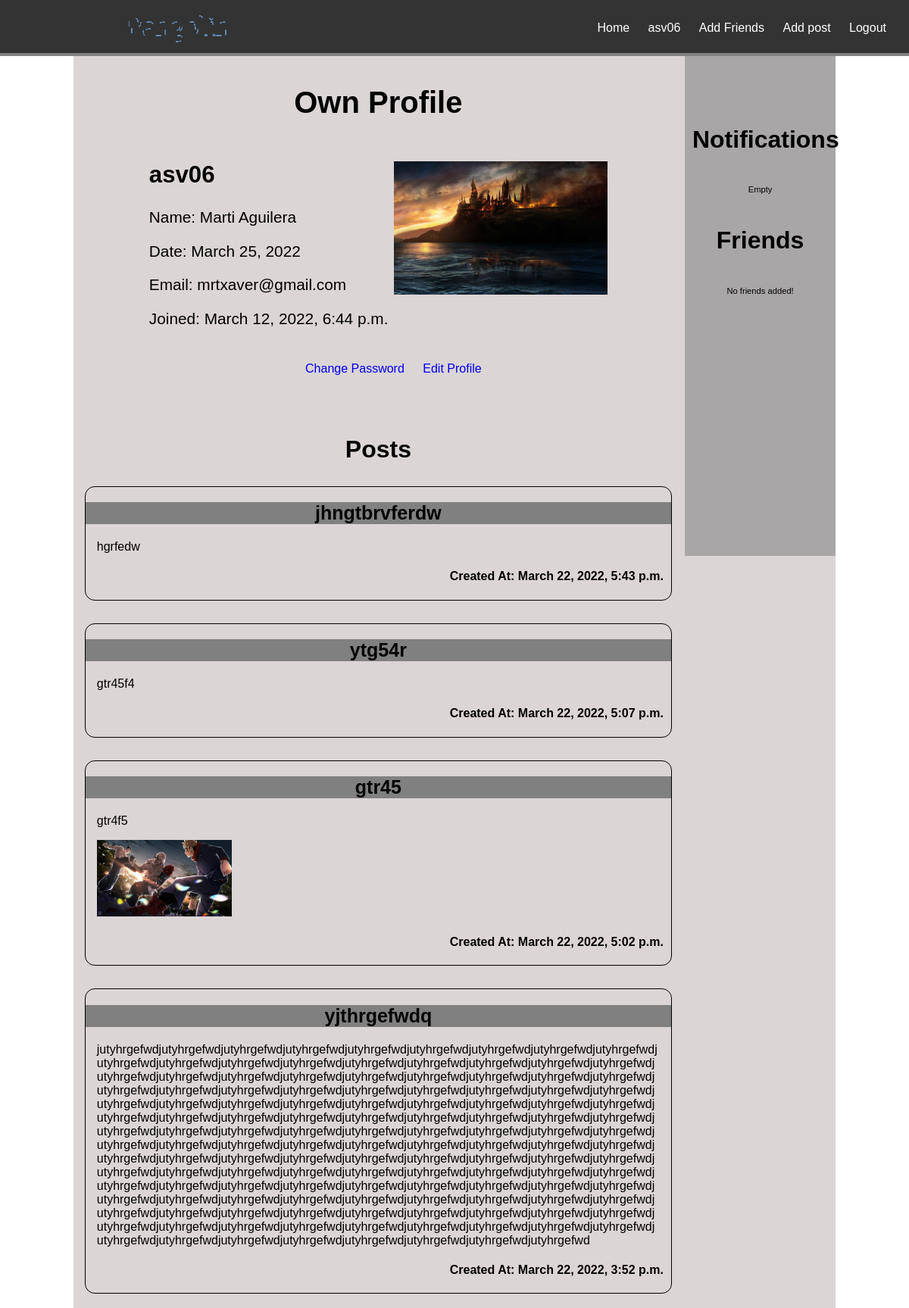
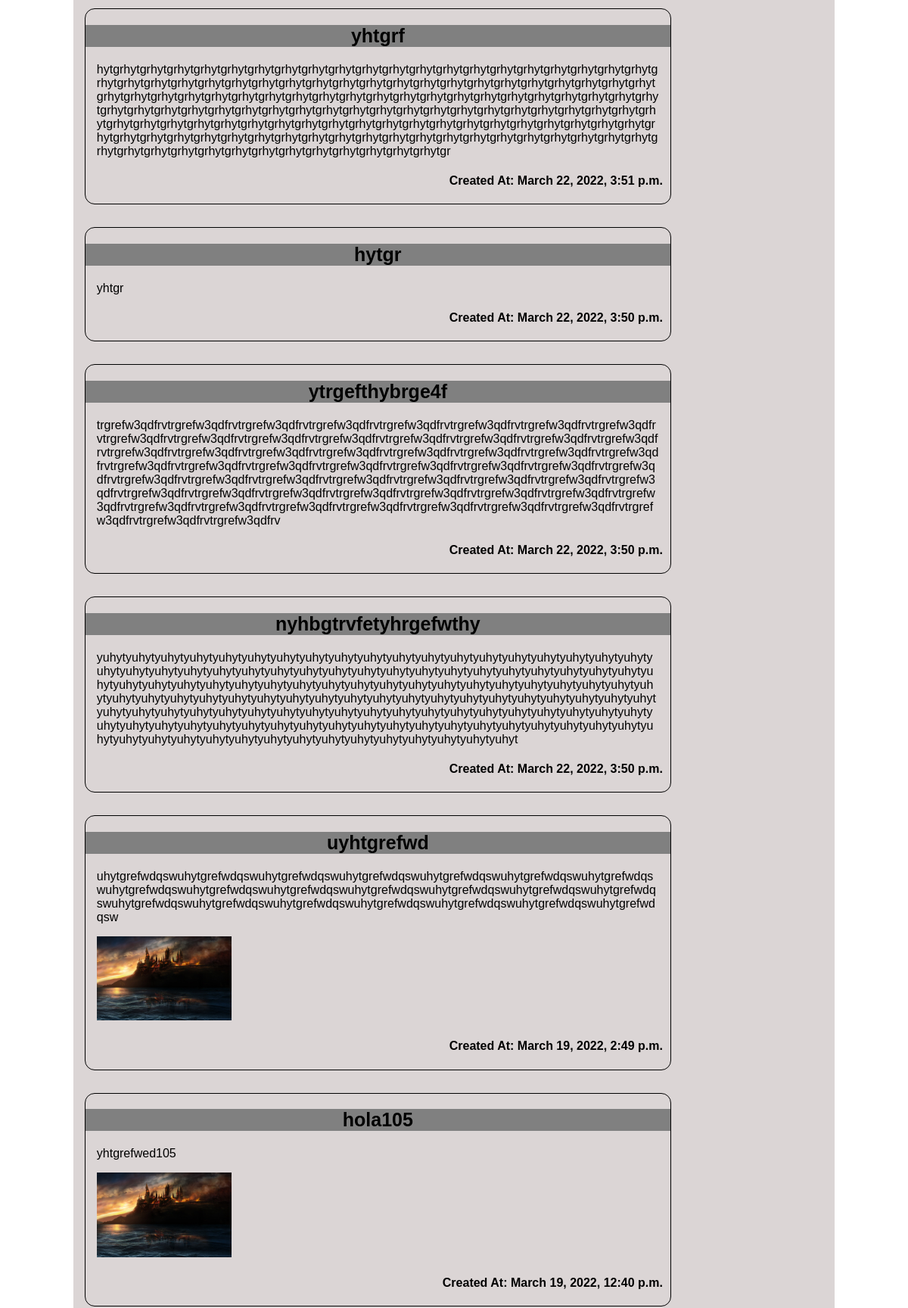
The page /profile/asv06/ (signed in, upper part) on the database its author committed (2 pictures, top to bottom).
### pangolin/models.py (models this page shows, shortened)
class UserPangolin(User):
    my_date_field = models.DateField(default=date.today())
    image = models.ImageField(upload_to='userImages',blank=True, default="basic_user.jpg")
    friends = models.ManyToManyField("UserPangolin", blank=True)
    def get_absolute_url(self):
        return reverse('profile_user', kwargs={'username':self.username})

class Post(models.Model):
    title = models.CharField(max_length=50)
    description = models.TextField()
    created_at = models.DateTimeField('created',auto_now_add=True)
    image = models.ImageField(upload_to='userImages',blank=True, default=None)
    author = models.ForeignKey(User, on_delete=models.CASCADE, null=True)
    def get_absolute_url(self):
        return reverse('post_details', kwargs={'post_id':self.id})

### pangolin/views.py (the view, shortened to what this page needs)
# urls.py: path('profile/<str:username>/', user_profile, name='profile_user'),
@login_required(login_url='/login')
def user_profile(request, username):
    obj = get_object_or_404(UserPangolin, username=username)
    if username == request.user.username:
        post_objs = Post.objects.filter(author=request.user).order_by('-created_at')
        requestFriends = FriendRequest.objects.filter(to_user = obj)
        print(requestFriends)
        listaDeAmigos = []
        listaDeAmigos = obj.friends.all()
        print(listaDeAmigos)
        context = {
        'userLogged' : obj,
        'posts' : post_objs,
        'listRequestFriends' : requestFriends,
        'listaDeAmigos': listaDeAmigos,
        }
        return render(request, 'own_profile.html', context)

### pangolin/templates/own_profile.html (shortened to what this page needs)
{% load static %}
<!DOCTYPE html>
<html>
<head>
    <link href='{% static "css/own_profile2.css" %}' rel="stylesheet" type="text/css">
</head>
    <body>
        <header id="main-header">
            <a id="logo-header" href="{% url 'home' %}">
            </a>
            <nav>
                <ul>
                    <li><a href="{% url 'home' %}">Home</a></li>
                    <li><a href="{{ userLogged.get_absolute_url }}">{{userLogged.username}}</a></li>
                    <li><a href="{% url 'add_friends' %}">Add Friends</a></li>
                    <li><a href="{% url 'add_post' %}">Add post</a></li>
                    <li><a href="{% url 'logout' %}">Logout</a></li>
                </ul>
            </nav>
        </header>
    <div id="container">
        <section id="content">
            <h1 class="title">Own Profile</h1>
                <div class="divUser">
                    <img class="imageUser" src= "{{ userLogged.image.url }}">
                    <h1>{{userLogged.username}}</h1>
                    <p>Name: {{userLogged.get_full_name}}</p>
                    <p>Date: {{userLogged.my_date_field}}</p>
                    <p>Email: {{userLogged.email}}</p>
                    <p>Joined: {{userLogged.date_joined}}</p>
                </div>
            <ul>
                <li><a href="{% url 'change_password' %}">Change Password</a></li>
                <li><a href="{% url 'change_profile' %}">Edit Profile</a></li>
            </ul>
            <h2 id="titlePost"> Posts </h2>
            {% for post in posts %}
                <article class="article">
                    <a href="{{ post.get_absolute_url }}">
                        <h2 class="articlePostTitle">{{post.title}}</h2>
                    </a>
                    <p>{{post.description}}</p>
                    {% if post.image.url != None %}
                        <p class="imagePost" ><img src="{{ post.image.url }}"></p>
                    {% endif %}
                    <h4>Created At: {{post.created_at}}</h4>
                </article>
            {% endfor %}
        </section>
        <aside>
            <article class="asideArticle">
                <h1>Notifications</h1>
                <div>
                    {% if listRequestFriends %}
                    {% for friend_request in listRequestFriends %}
                            <p id="articleImage"><img src= "{{ friend_request.from_user.image.url }}"></p>
                            <p>
                                <h2><a href="{{ friend_request.from_user.get_absolute_url }}">{{friend_request.from_user.username}}</a></h2>
                                <h2>Name: {{friend_request.from_user.get_full_name}}</h2>
                                <p>
                                    <a href="/accept_friend_request/{{friend_request.id}}">Accept friend request</a>
                                </p>
                                <p id="lastp">
                                    <a href="/reject_friend_request/{{friend_request.id}}">Reject friend request</a>
                                </p>
                            </p>
                    {% endfor %}
                    {% else %}
                        <p>Empty</p>
                    {% endif %}
                </div>
            </article>
            <article class="asideArticle">
                <h1>Friends</h1>
                <div>
                    {% if listaDeAmigos %}
                    {% for user in listaDeAmigos %}
                        <p id="articleImage"><img src= "{{ user.image.url }}"></p>
                        <p>
                            <h2><a href="{{ user.get_absolute_url }}">{{user.username}}</a></h2>
                            <p id="lastp">
                                <a href="/delete_friend/{{user.username}}">Delete friend</a>
                            </p>
                        </p>
                    {% endfor %}
                    {% else %}
                        <p>No friends added!</p>
                    {% endif %}
                </div>
            </article>
        </aside>
    </div>
    </body>
</html>

### pangolin/static/css/own_profile2.css (style rules this page uses)
#main-header { background: #333; color: white; height: 70px; width: 100%; left: 0; top: 0; position: fixed; border-bottom: gray solid 4px; }
#main-header a { color: white; }
#logo-header { float: left; padding: 9px 0 0 20px; text-decoration: none; margin-left: 65px; }
nav { float: right; }
nav ul { margin: 0; padding: 0; list-style: none; padding-right: 20px; }
nav ul li { display: inline-block; line-height: 15px; margin-top: 25px; }
nav ul li a { display: block; padding: 4px 10px; text-decoration: none; font-size: 1rem; }
body { font-family: Arial, Helvetica, sans-serif; margin-top: 24px; }
#container { width: 85%; margin: 0px auto; background: rgb(219, 213, 213); }
.title { margin-top: 89px; text-align: center; font-size: 2.5rem; margin-bottom: 55px; }
#content { float: left; width: 80%; min-height: 500px; }
.imageUser { width: 40%; height: 50%; float: right; margin-right: 100px; }
.divUser { margin-left: 100px; font-size: 1.3rem; }
#content ul { text-align: center; }
#content ul li { display: inline-block; line-height: 22px; padding-top: 22px; }
#content ul li a { display: block; padding: 0 10px; text-decoration: none; }
aside { margin-top: 50px; float: right; width: calc(20% - 22px); min-height: 600px; font-size: 0.7em; padding-left: 10px; padding-right: 10px; padding-top: 60px; background: rgb(168, 166, 166); }
.asideArticle div { overflow-x: hidden; overflow-y: auto; max-height: 600px; }
aside h1 { text-align: center; margin-bottom: 30px; font-size: 2rem; }
.asideArticle p { text-align: center; }
.articlePostTitle { font-size: 25px; color: black; background: grey; text-align: center; }
#titlePost { text-align: center; padding-top: 50px; font-size: 2rem; }
.article a { text-decoration: none; }
.article img { width: 24%; }
.article { color: black; margin-top: 30px; margin-bottom: 15px; border: 1px solid black; border-radius: 13px; margin-left: 15px; margin-right: 15px; }
.article p { word-break:break-all; justify-content: center; width: fit-content; padding-left: 15px; padding-right: 15px; }
.article h4 { text-align: right; padding-right: 10px; }
svg { display: block; font: 15.5em 'Montserrat'; width: 50%; height: 50%; margin: 0 auto; }

### rows shown on the page
UserPangolin: image (picture), get_full_name "Marti Aguilera", my_date_field "March 25, 2022"
Post: title "jhngtbrvferdw", description "hgrfedw", created_at "March 22, 2022, 5:43 p.m."
Post: title "ytg54r", description "gtr45f4", created_at "March 22, 2022, 5:07 p.m."
Post: title "gtr45", description "gtr4f5", image (picture), created_at "March 22, 2022, 5:02 p.m."
Post: title "yjthrgefwdq", description "jutyhrgefwdjutyhrgefwdjutyhrgefwdjutyhrgefwdjutyhrgefwdjutyhrgefwdjutyhrgefwdjutyhrgefwdjutyhrgefwdjutyhrgefwdjutyhrgefwdjutyhrgefwdjutyhrgefwdjutyhrgefwdjutyhrgefwdjutyhrgefwdjutyhrgefwdjutyhrgefwdjutyhrgefwdjutyhrgefwdjutyhrgefwdjutyhrgefwdjutyhrgefwdjutyhrgefwdjutyhrgefwdjutyhrgefwdjutyhrgefwdjutyhrgefwdjutyhrgefwdjutyhrgefwdjutyhrgefwdjutyhrgefwdjutyhrgefwdjutyhrgefwdjutyhrgefwdjutyhrgefwdjutyhrgefwdjutyhrgefwdjutyhrgefwdjutyhrgefwdjutyhrgefwdjutyhrgefwdjutyhrgefwdjutyhrgefwdjutyhrgefwdjutyhrgefwdjutyhrgefwdjutyhrgefwdjutyhrgefwdjutyhrgefwdjutyhrgefwdjutyhrgefwdjutyhrgefwdjutyhrgefwdjutyhrgefwdjutyhrgefwdjutyhrgefwdjutyhrgefwdjutyhrgefwdjutyhrgefwdjutyhrgefwdjutyhrgefwdjutyhrgefwdjutyhrg…", created_at "March 22, 2022, 3:52 p.m."
Post: title "yhtgrf", description "hytgrhytgrhytgrhytgrhytgrhytgrhytgrhytgrhytgrhytgrhytgrhytgrhytgrhytgrhytgrhytgrhytgrhytgrhytgrhytgrhytgrhytgrhytgrhytgrhytgrhytgrhytgrhytgrhytgrhytgrhytgrhytgrhytgrhytgrhytgrhytgrhytgrhytgrhytgrhytgrhytgrhytgrhytgrhytgrhytgrhytgrhytgrhytgrhytgrhytgrhytgrhytgrhytgrhytgrhytgrhytgrhytgrhytgrhytgrhytgrhytgrhytgrhytgrhytgrhytgrhytgrhytgrhytgrhytgrhytgrhytgrhytgrhytgrhytgrhytgrhytgrhytgrhytgrhytgrhytgrhytgrhytgrhytgrhytgrhytgrhytgrhytgrhytgrhytgrhytgrhytgrhytgrhytgrhytgrhytgrhytgrhytgrhytgrhytgrhytgrhytgrhytgrhytgrhytgrhytgrhytgrhytgrhytgrhytgrhytgrhytgrhytgrhytgrhytgrhytgrhytgrhytgrhytgrhytgrhytgrhytgrhytgrhytgrhytgrhytgrhytgrhytgrhytgrhytgrhytgrhytgrhytgrhytgrhytgrhytgrhytgrhytgrhytgr", created_at "March 22, 2022, 3:51 p.m."
Post: title "hytgr", description "yhtgr", created_at "March 22, 2022, 3:50 p.m."
Post: title "ytrgefthybrge4f", description "trgrefw3qdfrvtrgrefw3qdfrvtrgrefw3qdfrvtrgrefw3qdfrvtrgrefw3qdfrvtrgrefw3qdfrvtrgrefw3qdfrvtrgrefw3qdfrvtrgrefw3qdfrvtrgrefw3qdfrvtrgrefw3qdfrvtrgrefw3qdfrvtrgrefw3qdfrvtrgrefw3qdfrvtrgrefw3qdfrvtrgrefw3qdfrvtrgrefw3qdfrvtrgrefw3qdfrvtrgrefw3qdfrvtrgrefw3qdfrvtrgrefw3qdfrvtrgrefw3qdfrvtrgrefw3qdfrvtrgrefw3qdfrvtrgrefw3qdfrvtrgrefw3qdfrvtrgrefw3qdfrvtrgrefw3qdfrvtrgrefw3qdfrvtrgrefw3qdfrvtrgrefw3qdfrvtrgrefw3qdfrvtrgrefw3qdfrvtrgrefw3qdfrvtrgrefw3qdfrvtrgrefw3qdfrvtrgrefw3qdfrvtrgrefw3qdfrvtrgrefw3qdfrvtrgrefw3qdfrvtrgrefw3qdfrvtrgrefw3qdfrvtrgrefw3qdfrvtrgrefw3qdfrvtrgrefw3qdfrvtrgrefw3qdfrvtrgrefw3qdfrvtrgrefw3qdfrvtrgrefw3qdfrvtrgrefw3qdfrvtrgrefw3qdfrvtrgrefw3qdfrvtrgrefw3qdfrvtrgrefw3qdf…", created_at "March 22, 2022, 3:50 p.m."
Post: title "nyhbgtrvfetyhrgefwthy", description "yuhytyuhytyuhytyuhytyuhytyuhytyuhytyuhytyuhytyuhytyuhytyuhytyuhytyuhytyuhytyuhytyuhytyuhytyuhytyuhytyuhytyuhytyuhytyuhytyuhytyuhytyuhytyuhytyuhytyuhytyuhytyuhytyuhytyuhytyuhytyuhytyuhytyuhytyuhytyuhytyuhytyuhytyuhytyuhytyuhytyuhytyuhytyuhytyuhytyuhytyuhytyuhytyuhytyuhytyuhytyuhytyuhytyuhytyuhytyuhytyuhytyuhytyuhytyuhytyuhytyuhytyuhytyuhytyuhytyuhytyuhytyuhytyuhytyuhytyuhytyuhytyuhytyuhytyuhytyuhytyuhytyuhytyuhytyuhytyuhytyuhytyuhytyuhytyuhytyuhytyuhytyuhytyuhytyuhytyuhytyuhytyuhytyuhytyuhytyuhytyuhytyuhytyuhytyuhytyuhytyuhytyuhytyuhytyuhytyuhytyuhytyuhytyuhytyuhytyuhytyuhytyuhytyuhytyuhytyuhytyuhytyuhytyuhytyuhytyuhytyuhytyuhytyuhytyuhytyuhyt", created_at "March 22, 2022, 3:50 p.m."
Post: title "uyhtgrefwd", description "uhytgrefwdqswuhytgrefwdqswuhytgrefwdqswuhytgrefwdqswuhytgrefwdqswuhytgrefwdqswuhytgrefwdqswuhytgrefwdqswuhytgrefwdqswuhytgrefwdqswuhytgrefwdqswuhytgrefwdqswuhytgrefwdqswuhytgrefwdqswuhytgrefwdqswuhytgrefwdqswuhytgrefwdqswuhytgrefwdqswuhytgrefwdqswuhytgrefwdqswuhytgrefwdqsw", image (picture), created_at "March 19, 2022, 2:49 p.m."
Post: title "hola105", description "yhtgrefwed105", image (picture), created_at "March 19, 2022, 12:40 p.m."

### other values the page prints
{{ userLogged.username }} "asv06"
{{ userLogged.email }} "mrtxaver@gmail.com"
{{ userLogged.date_joined }} "March 12, 2022, 6:44 p.m."
